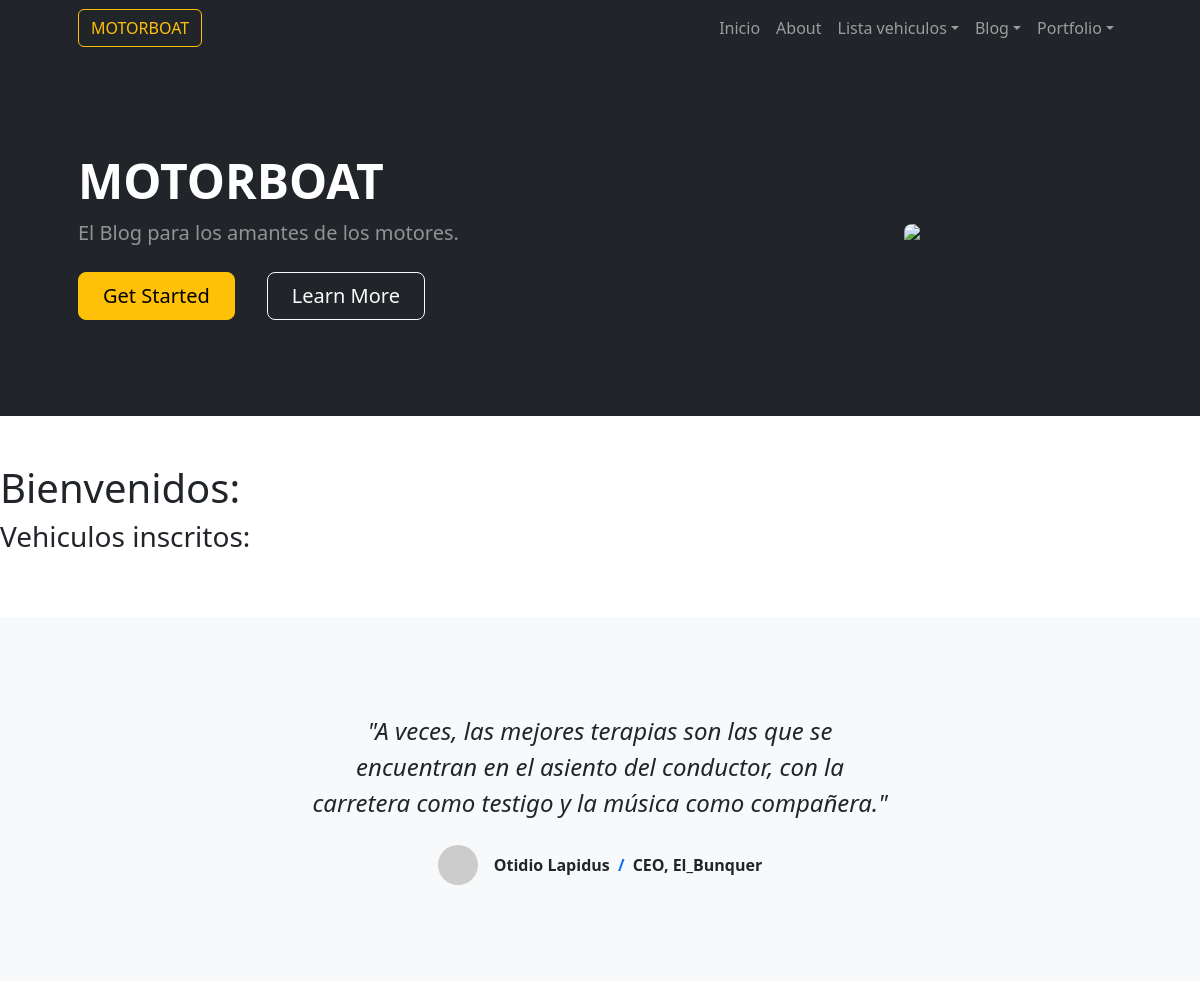
The page /vehiculos/camionetas/ (upper part) on the database as committed earlier.
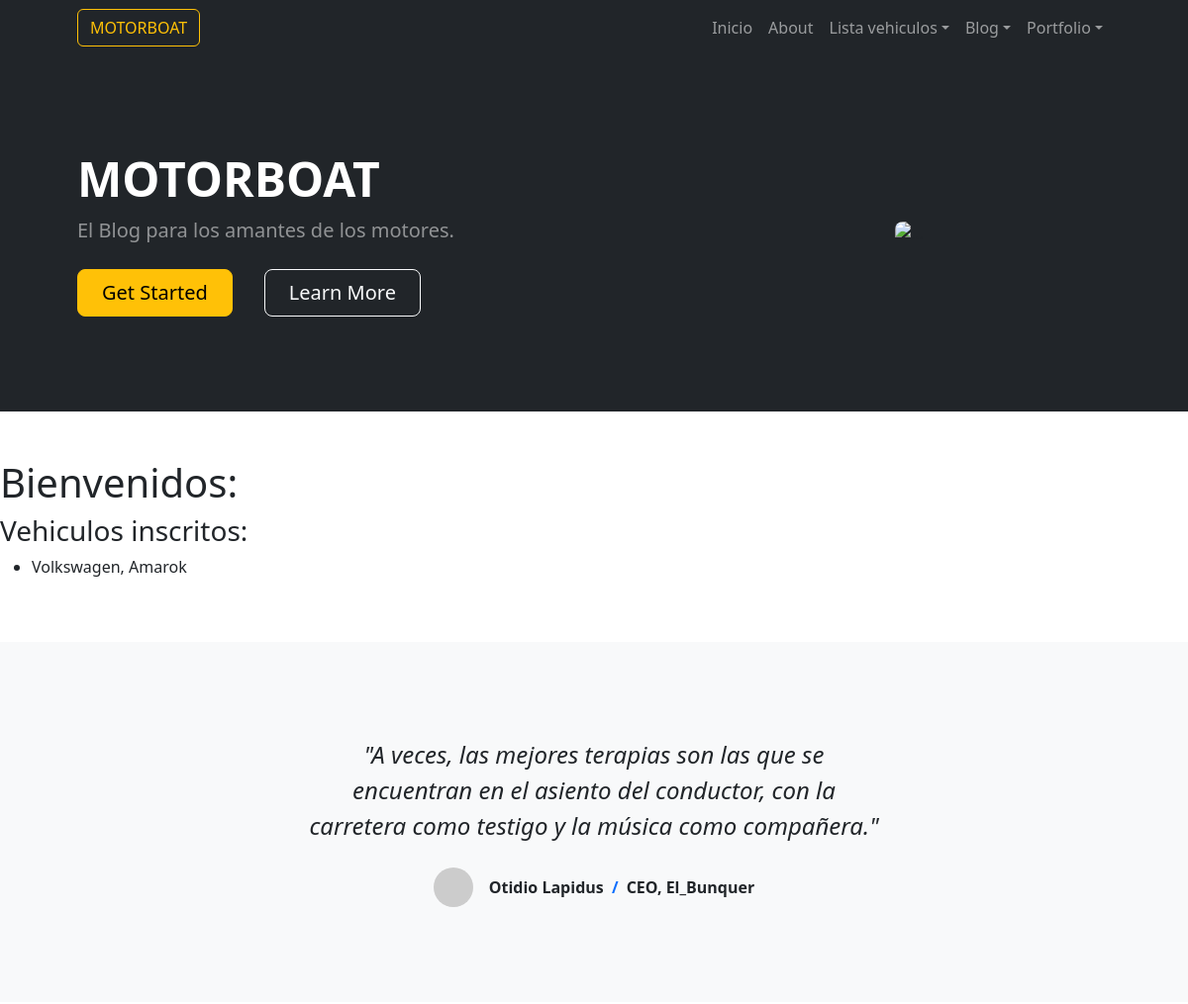
The same page on the database as committed later.
### app_vehiculos/models.py (models this page shows, shortened)
class Camioneta(models.Model):
    marca = models.CharField(max_length=256)
    modelo = models.CharField(max_length=256)
    fabricacion = models.IntegerField()
    cv= models.IntegerField(blank=True)
    peso = models.IntegerField(blank=True)

### app_vehiculos/views.py (the view)
# urls.py: path('camionetas/', listar_camioneta, name="listar_vehiculos"),
def listar_camioneta(request):
    contexto = {
        "vehiculos": Camioneta.objects.all()
    }
    http_response = render(
        request=request,
        template_name='app_vehiculos/lista_vehiculos.html',
        context=contexto,
    )
    return http_response

### app_vehiculos/templates/app_vehiculos/lista_vehiculos.html (shortened to what this page needs)
{% extends "base.html" %}
{% block contenido %}
<h1>
     Bienvenidos:
</h1>
<h3>Vehiculos inscritos:</h3>
<ul>
  {% for vehiculo in vehiculos %}
<li>
    {{ vehiculo.marca }}, {{ vehiculo.modelo }}
</li>
  {% endfor %}
</ul>
{% endblock contenido %}

Rows that differ between the two databases and show on the page:
added Camioneta: marca "Volkswagen", modelo "Amarok"
